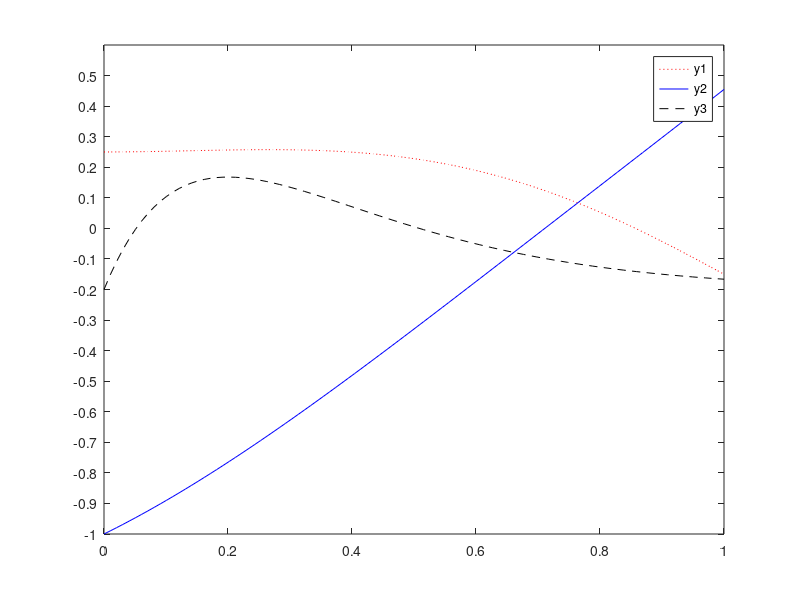

Write MATLAB code to recreate this figure. (Note: this script raises an error after producing the figure.)
%% Q1
clc
clear
x = input("Enter a value for x: ");
y = input("Enter a value for y: ");
z = input("Enter a value for z: ");

if x > y && x > z
    p = 100;
elseif x < y || x == z
    p = 200;
elseif xor(x > y, x > z)
    p = 300;
elseif x == y && x < z
    p = 400;
elseif x == y && x >= z
    p = 500;
else
    p = 0;
end
p

%% Q2
clc
clear
loopcount = 0;
x = 1;
while x < 1000
    x = 2*x + 3;
    loopcount = loopcount + 1;
end
disp("Executed loop");disp(loopcount);disp("times.");

%% Q3
clc
clear
loopcount = 0;
x = 0;
while x <= 600
    x = x + loopcount + 1;
    loopcount = loopcount + 1;
end
loopcount

loopcount = 0;
x = 0;
okay = true;
while okay
    if(x + loopcount > 7028)
        break
    end
    x = x + loopcount + 1;
    loopcount = loopcount + 1;
end
loopcount

%% Q4
clc
clear
loopcount = 0;
x = 2;
while x < 755250
    x = x * (2 * (loopcount + 2));
    loopcount = loopcount + 1;
end

loopcount

%% Q5
clc
clear
x = linspace(0,1,100);
y1 = 0.5.*x.^5 - 0.6.*x.^4 - 0.6.*x.^3 + 0.3.*x.^2 + 0.25;
y2 = sin(x).*cos(x) + x.^2 - 1;
y3 = 5.*x.*exp(-5.*x)-0.2;

hold on
box on
set(gca, "XTick", linspace(0, 1, 6))
set(gca, "YTick", linspace(-1, 0.5, 16))
plot(x, y1, 'r:')
plot(x, y2, 'b')
plot(x, y3, 'k--')
lgd = legend("y1","y2","y3");
lgd.Location = "southeast";
title("Plot of y1, y2 and y3", "Fontweight", "normal")
xlabel("x")
ylabel("y")

%% Q6
clc
clear
[x, y] = meshgrid(-3:0.2:3);
z = 2.*x.*exp(-x.^2-y.^2);
surf(x, y, z);
colormap(jet);
set(gca, "XTick", -3:1:3);
set(gca, "YTick", -3:1:3);
set(gca, "ZTick", -1:0.2:1);
set(gca, "FontSize", 5);
xlim([-3,3]);
ylim([-3,3]);

%% Q7
clc
clear
P=1;
endVol = 5;
delta_U = 0;
delta_V = 0.1;
V = 1; % Starting volume
W = 0;
while V < endVol
    W = -P * delta_V;
    delta_U = delta_U - W;
    V = V + delta_V;
end
delta_Q = delta_U + W;

delta_Q
delta_U